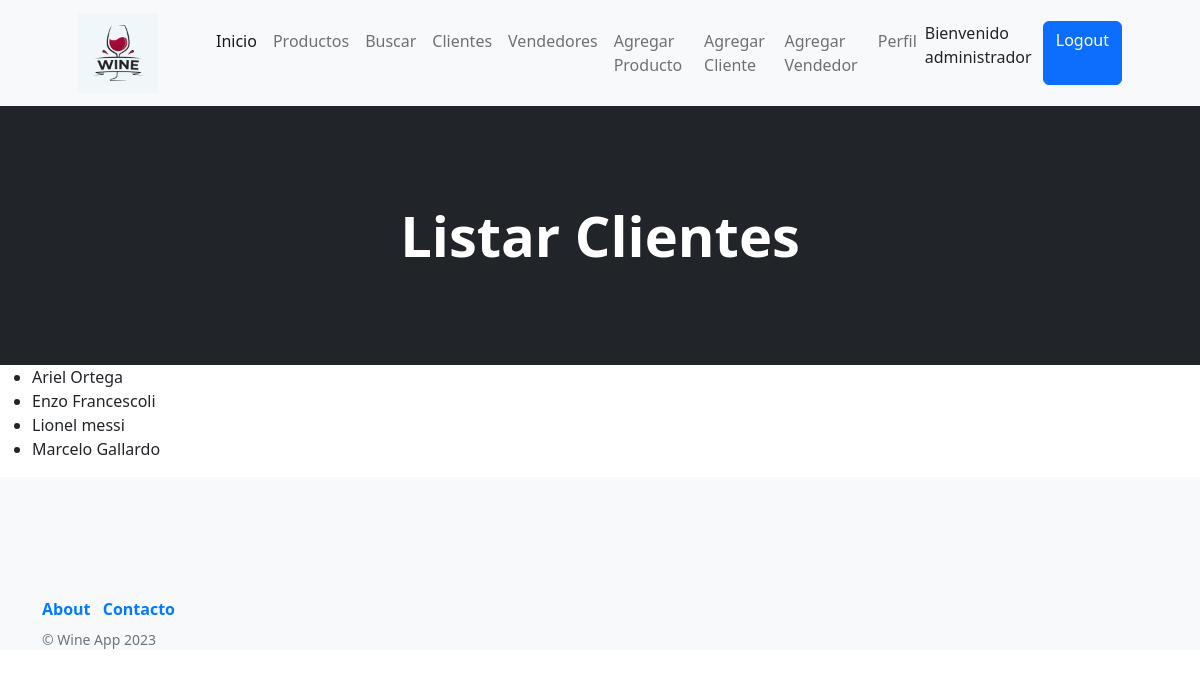
Page /wine_app/listar_clientes (signed in) on the earlier database version.
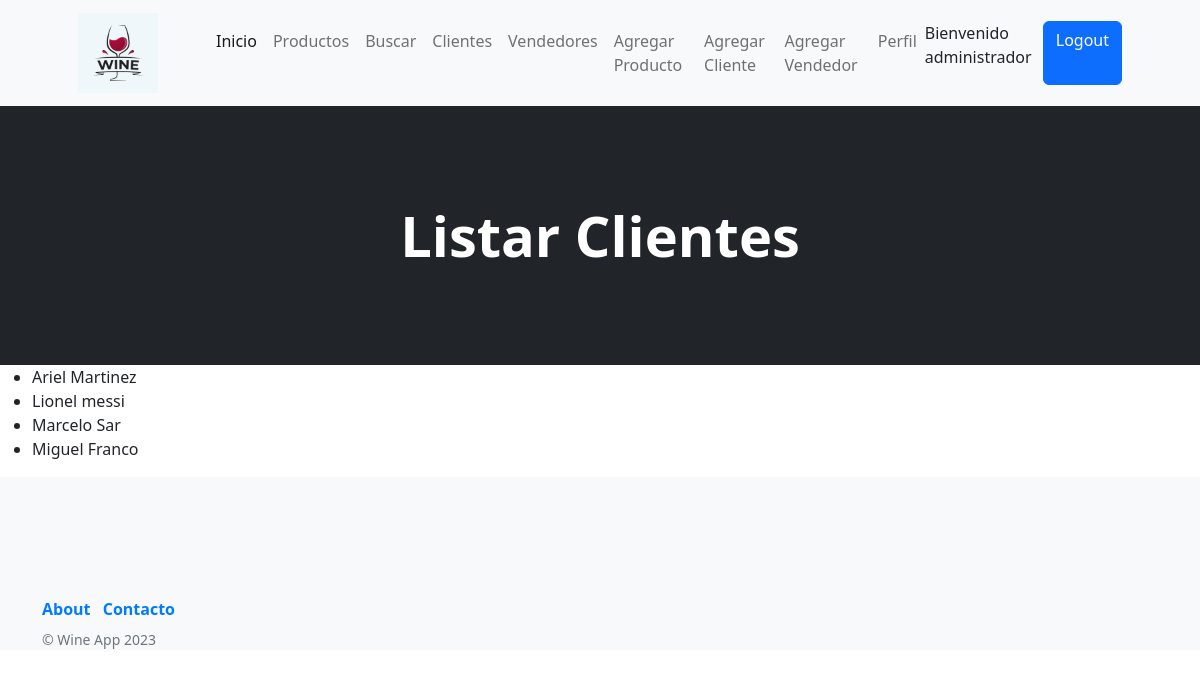
Same page on the later database version.
### wine_app/models.py (models this page shows, shortened)
class Clientes(models.Model):
    nombre = models.CharField(max_length=40)
    apellido = models.CharField(max_length=40)
    dni = models.IntegerField()
    mail = models.EmailField()
    class Meta():
        verbose_name = 'Cliente'
        verbose_name_plural = 'clientes'
        ordering = ('nombre', 'apellido', 'dni', 'mail')
        unique_together = ('nombre', 'dni')

### wine_app/views.py (the view)
# urls.py: path('listar_clientes', listar_clientes, name='listar_clientes'),
@staff_member_required(login_url='/wine_app/login')
def listar_clientes(req):
    lista = Clientes.objects.all()
    return render(req, "listar_clientes.html", {"listar_clientes": lista})

### wine_app/templates/listar_clientes.html (shortened to what this page needs)
{% extends 'padre.html' %}
{% block cambioCenter %}
<header class="bg-dark py-5">
    <div class="container px-4 px-lg-5 my-5">
        <div class="text-center text-white">
            <h1 class="display-4 fw-bolder">Listar Clientes</h1>
        </div>
    </div>
</header>
{% endblock cambioCenter %}
{% block contenidoQueCambia %}
<body>
    <ul>
        {% for cliente in listar_clientes %}
            <li>{{cliente.nombre}} {{cliente.apellido}}</li>
        {% endfor %}
    </ul>
</body>
{% endblock contenidoQueCambia %}

Differences in the rows shown:
changed Clientes "Ariel": apellido "Ortega" → "Martinez"
changed Clientes "Marcelo": apellido "Gallardo" → "Sar"
changed Clientes: nombre "Enzo" → "Miguel"; apellido "Francescoli" → "Franco"; moves down the list
